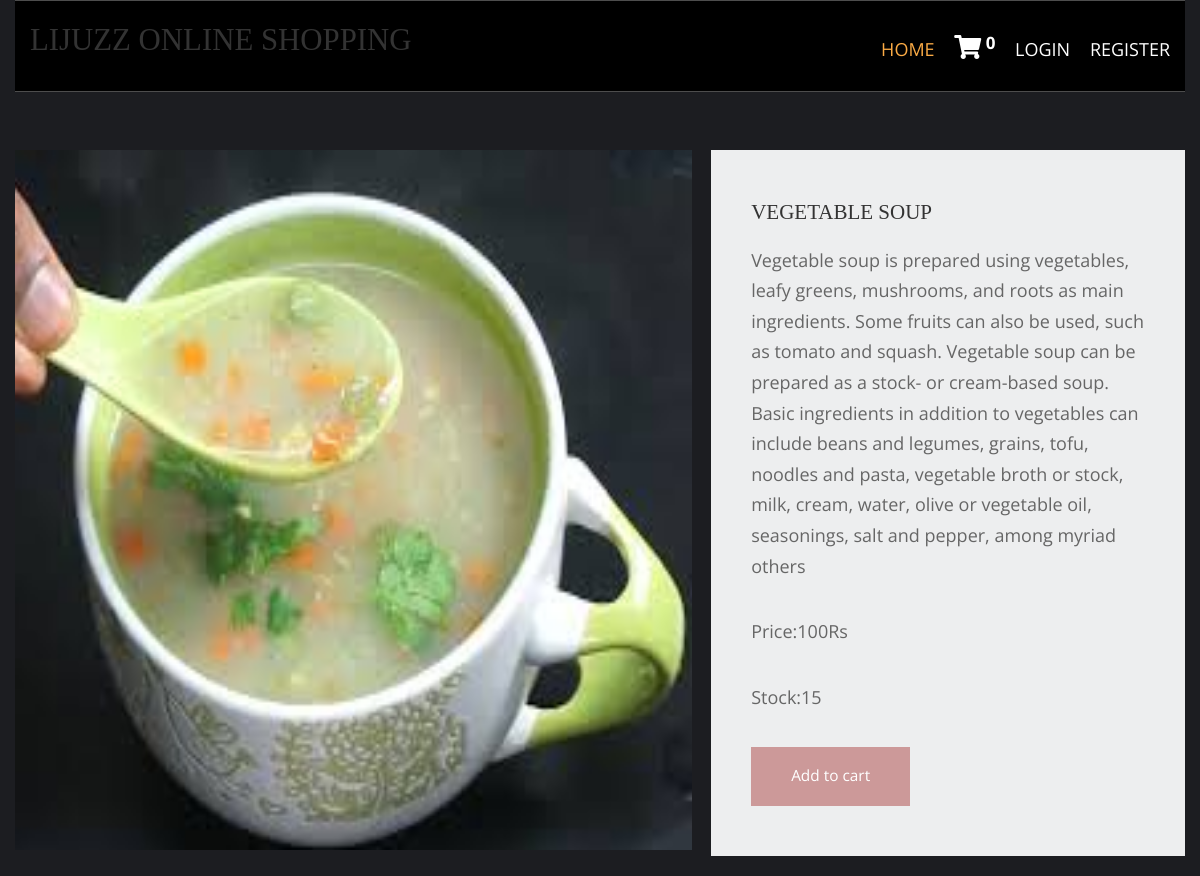
/vegetable-recipies/vegetable-soup/, run on the app's committed database.
### homeapp/models.py (models this page shows, shortened)
class product(models.Model):
    name = models.CharField(max_length=250,unique=True)
    slug = models.SlugField(max_length=250,unique=True)
    img = models.ImageField(upload_to='product')
    desc = models.TextField()
    stock = models.IntegerField()
    available = models.BooleanField(default=True)
    price = models.IntegerField()
    category = models.ForeignKey(categ, on_delete=models.CASCADE)

### homeapp/views.py (the view)
# urls.py: path('<slug:c_slug>/<slug:prdct_slug>/',views.prdct_details, name='prdct_details'),
def prdct_details(request, c_slug, prdct_slug):
    try:
        prdt= product.objects.get(category__slug=c_slug,slug=prdct_slug)
    except Exception as e:
        raise e
    return render(request,'item.html',{'prd':prdt})

### cartapp/context_processor.py (called while the page is built)
def count(request):
    item_count = 0
    if 'admin' in request.path:
        return {}
    else:
        try:
            ct = cartlist.objects.filter(cart_id=c_id(request))
            cti = items.objects.all().filter(cart= ct[:1])
            for j in cti:
                item_count+=j.quant
        except cartlist.DoesNotExist:
            item_count = 0
        return dict(item_c=item_count)

### cartapp/views.py (called while the page is built)
def c_id(request):
    ct_id = request.session.session_key
    if not ct_id:
        ct_id = request.session.create()
    return ct_id

### templates/item.html (shortened to what this page needs)
{% extends 'base.html' %}
{% load static %}
{% block content %}
<html lang="en">
<head>
    <link href="{% static 'pr/fontawesome/css/all.min.css' %}" rel="stylesheet"/>
    <link href="{% static 'pr/css/templatemo-comparto.css' %}" rel="stylesheet"/>
</head>
<body>
<br><br>
<section class="tm-mb-1" id="about">
    <div class="tm-row tm-about-row">
        <div class="tm-section-1-l">
            <img src="{{prd.img.url}}" style="height:700px;width:700px;" alt="About image" class="tm-img-responsive">
        </div>
        <article class="tm-section-1-r tm-bg-color-8">
            <h2 class="tm-mb-1 tm-title-color">{{prd.name}}</h2>
            <p> {{prd.desc}}</p>
            <p>Price:{{prd.price}}Rs</p>
            <p>Stock:{{prd.stock}}</p>
            {% if prd.stock <= 0 %}
            <h1 style="color:red"> Sorry No Stock Left...</h1>
            {% elif user.is_authenticated %}
            <a href="{% url 'addcart' prd.id %}" class="tm-btn tm-btn-1 tm-link-to-services">Add to cart</a>
            {% else %}
            <a href="{% url 'login' %}" class="tm-btn tm-btn-1 tm-link-to-services">Add to cart</a>
            {% endif %}
        </article>
    </div>
</section>
</body>
</html>
{% endblock %}

### static/hm/layout/styles/layout.css (style rules this page uses)
*, *::before, *::after { transition:all .3s ease-in-out; }
body { color:#A5A6AA; background-color:#1C1D21; }
a { color:#FBAB45; }

### static/pr/css/templatemo-comparto.css (style rules this page uses)
*, *::before, *::after { box-sizing: border-box; outline: none; }
ul, h1, h2, h3, h4, p, figure { padding: 0; margin: 0; }
body { font-family: 'Open Sans', Arial, sans-serif; font-size: 18px; overflow-x: hidden; padding-left: 15px; padding-right: 15px; margin: 0; }
h2 { font-size: 1.5rem; }
a { transition: all 0.3s ease; text-decoration: none; }
p { color: #666; line-height: 1.7; margin-bottom: 35px; }
h1, h2, h3, h4, h5, h6 { color: #333; }
.tm-mb-1 { margin-bottom: 20px; }
.tm-bg-color-8 { background-color: #EDEEEF; }
.tm-img-responsive { max-width: 100%; height: auto; }
.tm-section-1-l { width: 57.85%; margin-right: 1.65%; }
.tm-section-1-r { padding: 50px 40px; width: 40.5%; }
.tm-row { display: flex; }
.tm-btn { display: inline-block; padding: 15px 40px; font-size: 1.1rem; border: none; background-color: #CC9999; color: white; }
a { color: #666; }

### static/hm/layout/styles/framework.css (style rules this page uses)
html { overflow-y:scroll; overflow-x:hidden; }
html, body { margin:0; padding:0; font-size:14px; line-height:1.6em; }
*, *::before, *::after { box-sizing:border-box; }
a { outline:none; text-decoration:none; }
img { width:auto; max-width:100%; height:auto; margin:0; padding:0; border:none; line-height:normal; vertical-align:middle; }
body, input, textarea, select { font-family:Verdana, Geneva, sans-serif; }
h1, h2, h3, h4, h5, h6, .heading { font-family:Georgia, "Times New Roman", Times, serif; }
::placeholder { opacity:1; }
h1, h2, h3, h4, h5, h6, .heading { margin:0 0 20px 0; font-size:1.4rem; line-height:normal; font-weight:normal; text-transform:uppercase; }
address, article, aside, figcaption, figure, footer, header, main, nav, section { display:block; margin:0; padding:0; }

### data on the page
product: img (picture), name "VEGETABLE SOUP", desc "Vegetable soup is prepared using vegetables, leafy greens, mushrooms, and roots as main ingredients. Some fruits can also be used, such as tomato and squash. Vegetable soup can be prepared as a stock- or cream-based soup. Basic ingredients in addition to vegetables can include beans and legumes, grains, tofu, noodles and pasta, vegetable broth or stock, milk, cream, water, olive or vegetable oil, seasonings, salt and pepper, among myriad others", price "100", stock "15"

### other printed values
{{ item_c }} "0"
